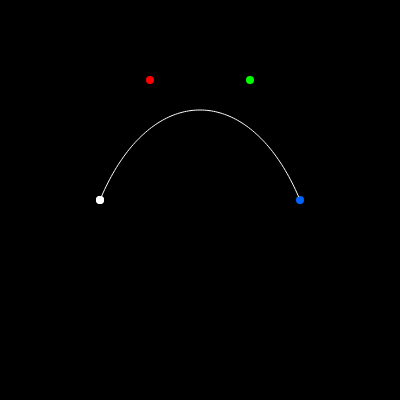
Frame 1 (no input)
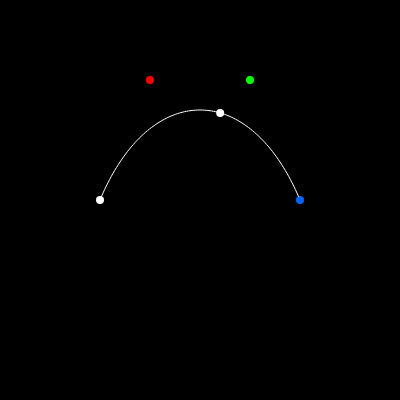
Frame 60 (no input)
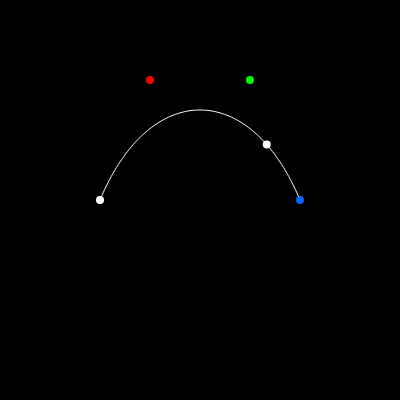
Frame 120 (the mouse pressed at the canvas centre since frame 60)

The p5.js sketch that drew these frames (run headless with seeded random() and noise() and a simulated clock; from frame 60 on, the mouse is pressed at the canvas centre):

// p5.js sketch
// ── sketch.js
class ControlPoint {
  constructor(x, y, c) {
    this.x = x;
    this.y = y;
    this.c = c;
  }
  
  show() {
    fill(this.c);
    noStroke();
    ellipse(this.x, this.y, 8);
  }
}

let p0, p1, p2, p3;
let t;
let res = 100;
let p2_slider;

function setup() {
  createCanvas(400, 400);
  t0 = 0;
  delta = 0.01;
  
  p1_slider = createSlider(1, 9, 2, 0.1);
  p2_slider = createSlider(1, 9, 2, 0.1);
}

function draw() {

  background(0);
  let p1_pos = p1_slider.value() / 10;
  let p2_pos = p2_slider.value() / 10;
  
  p0 = new ControlPoint(100, 0.5*height, color(255, 255, 255));
  p1 = new ControlPoint(150, p1_pos*height, color(255, 0, 0));
  p2 = new ControlPoint(250, p2_pos*height, color(0, 255, 0));
  p3 = new ControlPoint(300, 0.5*height, color(0, 100, 255));
  
  p0.show();
  p1.show();
  p2.show();
  p3.show();
  
  noFill();
  stroke(255);
  beginShape();
  
  for(i = 0; i < res; i++) {
    t = map(i, 0, res, 0, 1);
    let Bx =   ( Math.pow((1-t), 3) * p0.x ) +
               ( 3 * Math.pow((1-t), 2) * t * p1.x ) +
               ( 3 * (1-t) * Math.pow(t, 2) * p2.x ) +
               ( Math.pow(t, 3) * p3.x )
    
    let By =   ( Math.pow((1-t), 3) * p0.y ) +
               ( 3 * Math.pow((1-t), 2) * t * p1.y ) +
               ( 3 * (1-t) * Math.pow(t, 2) * p2.y ) +
               ( Math.pow(t, 3) * p3.y )
    
    vertex(Bx, By);
  }
  
  endShape();
  
  let tx =   ( Math.pow((1-t0), 3) * p0.x ) +
             ( 3 * Math.pow((1-t0), 2) * t0 * p1.x ) +
             ( 3 * (1-t0) * Math.pow(t0, 2) * p2.x ) +
             ( Math.pow(t0, 3) * p3.x )

  let ty =   ( Math.pow((1-t0), 3) * p0.y ) +
             ( 3 * Math.pow((1-t0), 2) * t0 * p1.y ) +
             ( 3 * (1-t0) * Math.pow(t0, 2) * p2.y ) +
             ( Math.pow(t0, 3) * p3.y )

  fill(255);
  noStroke();
  ellipse(tx, ty, 8);
  console.log(t);
  t0 += delta;
  
  if(t0 > 1) {
    delta = delta * -1;
  }else if(t0 < 0) {
    delta = delta * -1;
  }
  
}
